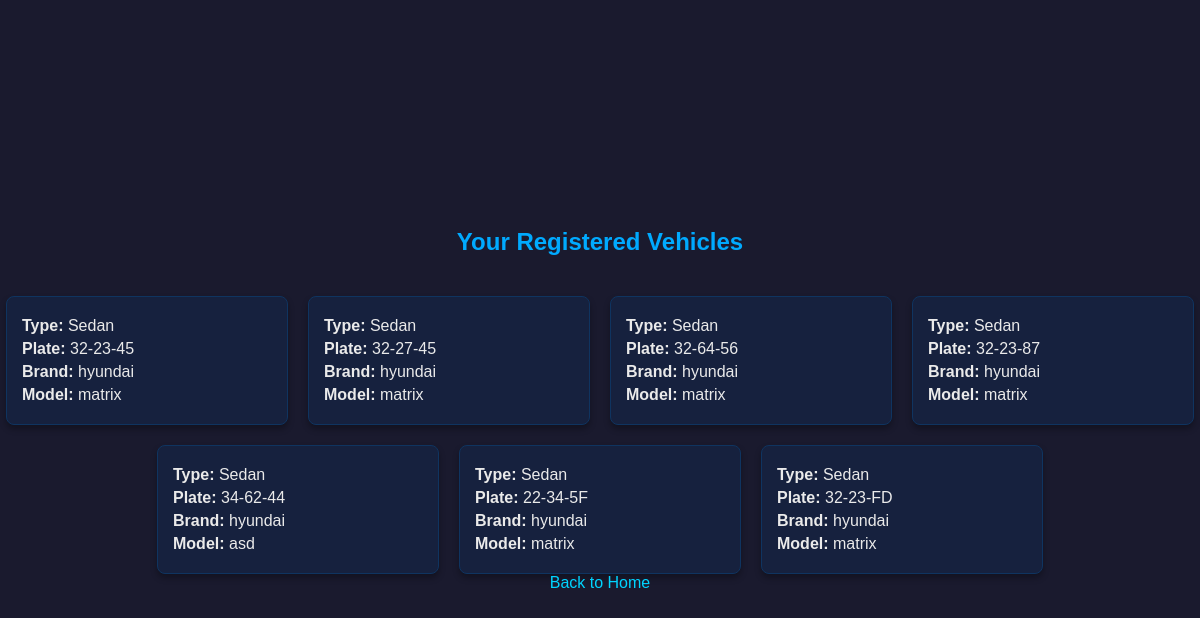
/car_info (signed in), run on the app's committed database.
### tables this page shows
CREATE TABLE vehicles (
        id INTEGER PRIMARY KEY AUTOINCREMENT,
        user_id INTEGER,
        plate TEXT,
        brand TEXT,
        model TEXT,
        type TEXT
    );

### app.py (the view)
@app.route('/car_info', methods=['GET'])
def car_info():
    if not session.get('logged_in'):
        return redirect(url_for('login'))
    user_email = session['user_email']
    conn = sqlite3.connect('database.db')
    c = conn.cursor()
    c.execute("SELECT id FROM users WHERE email = ?", (user_email,))
    user_id = c.fetchone()[0]
    c.execute("SELECT type, plate, brand, model FROM vehicles WHERE user_id = ?", (user_id,))
    vehicles = c.fetchall()
    conn.close()
    return render_template('car_info.html', vehicles=vehicles)

### templates/car_info.html (shortened to what this page needs)
<!DOCTYPE html>
<html>
<head>
    <link rel="stylesheet" type="text/css" href="/static/style.css">
</head>
<body>
    <h2>Your Registered Vehicles</h2>
    {% if vehicles %}
        <div class="vehicle-container">
            {% for vehicle in vehicles %}
                <div class="vehicle-card">
                    <p><strong>Type:</strong> {{ vehicle[0] }}</p>
                    <p><strong>Plate:</strong> {{ vehicle[1] }}</p>
                    <p><strong>Brand:</strong> {{ vehicle[2] }}</p>
                    <p><strong>Model:</strong> {{ vehicle[3] }}</p>
                </div>
            {% endfor %}
        </div>
    {% else %}
        <p>You have not registered any vehicles yet.</p>
    {% endif %}
    <a href="/">Back to Home</a>
</body>
</html>

### static/style.css (style rules this page uses)
body { font-family: Arial, sans-serif; display: flex; flex-direction: column; align-items: center; justify-content: center; height: 100vh; margin: 0; background-color: #1a1a2e; color: #eaeaea; }
h1, h2 { color: #00aaff; }
a { color: #00d4ff; text-decoration: none; }

### templates/car_info.html (style rules this page uses)
.vehicle-container { display: flex; flex-wrap: wrap; gap: 20px; justify-content: center; margin-top: 20px; }
.vehicle-card { background-color: #16213e; color: #eaeaea; border: 1px solid #0f3460; border-radius: 8px; padding: 15px; width: 250px; box-shadow: 0 4px 6px rgba(0, 0, 0, 0.3); text-align: left; }
.vehicle-card p { margin: 5px 0; }

### data on the page
vehicles: type "Sedan", plate "32-23-45", brand "hyundai", model "matrix"
vehicles: type "Sedan", plate "32-27-45", brand "hyundai", model "matrix"
vehicles: type "Sedan", plate "32-64-56", brand "hyundai", model "matrix"
vehicles: type "Sedan", plate "32-23-87", brand "hyundai", model "matrix"
vehicles: type "Sedan", plate "34-62-44", brand "hyundai", model "asd"
vehicles: type "Sedan", plate "22-34-5F", brand "hyundai", model "matrix"
vehicles: type "Sedan", plate "32-23-FD", brand "hyundai", model "matrix"
